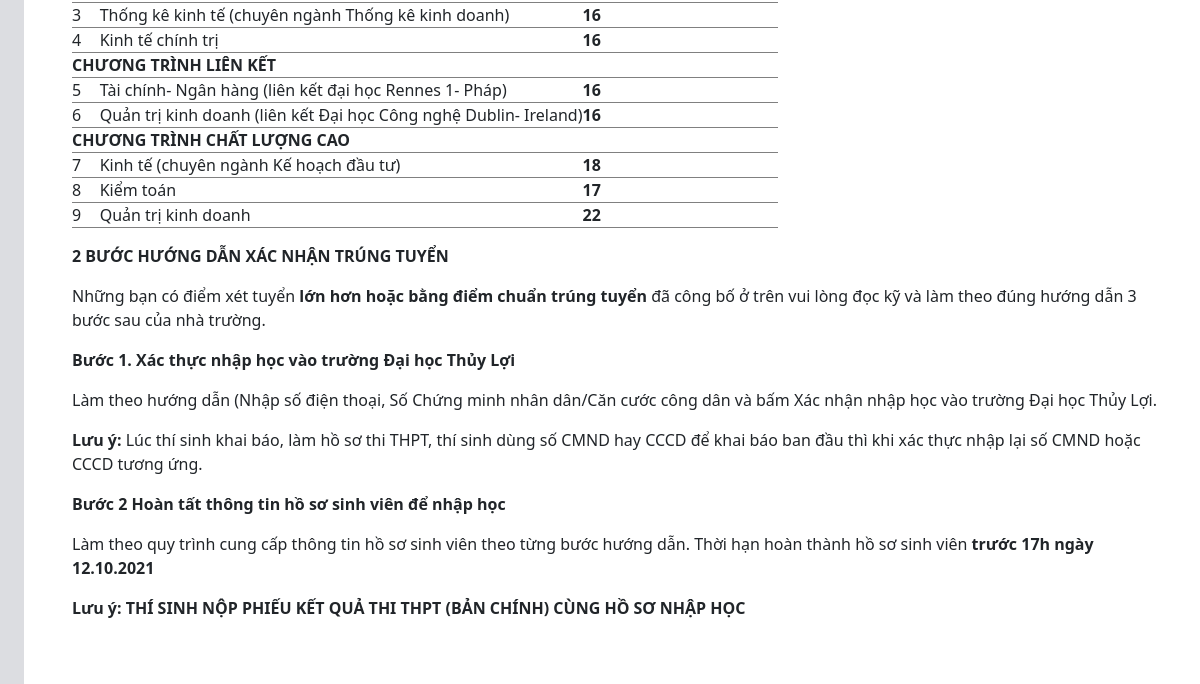
The page /Src/User/index1.php (lower part) on the database as committed earlier.
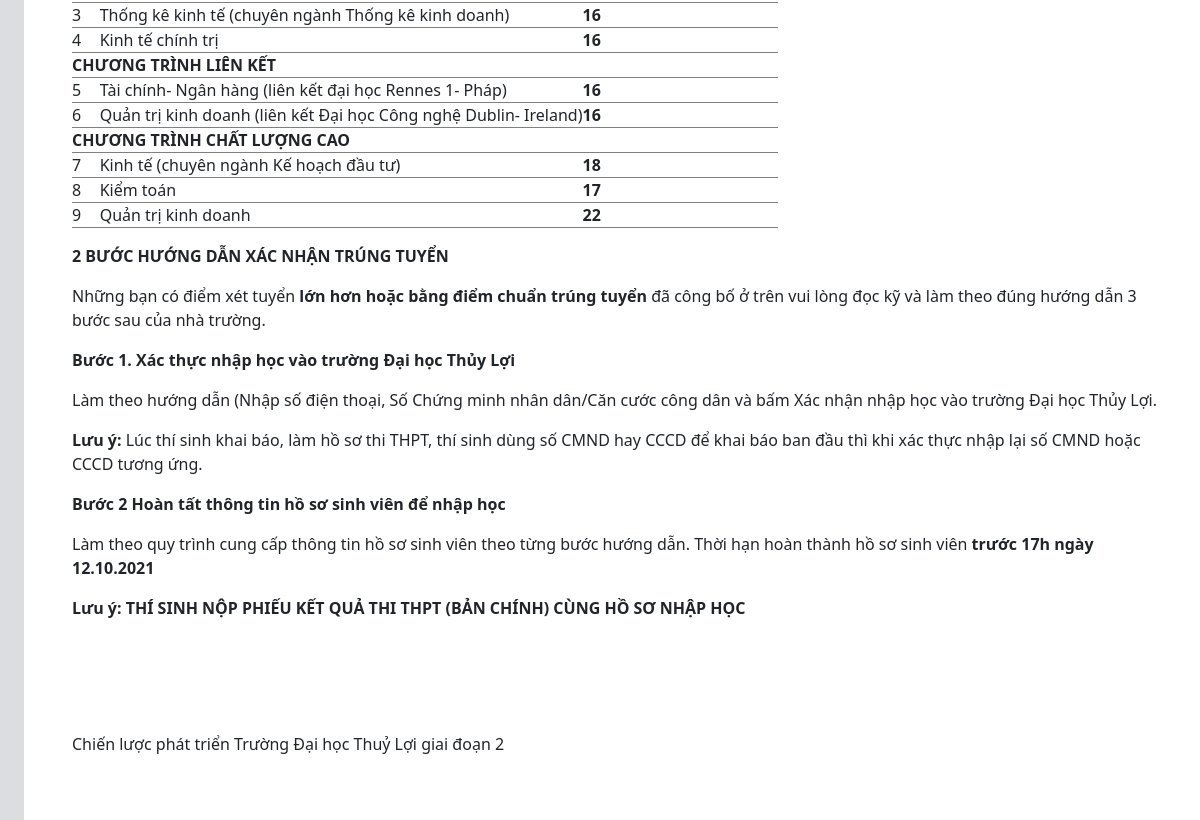
The same page on the database as committed later.
### tables this page shows
CREATE TABLE `posts` (
  `PostID` int(10) UNSIGNED NOT NULL,
  `Category` varchar(50) NOT NULL,
  `Title` varchar(255) NOT NULL,
  `Content` longtext NOT NULL,
  `CreatedAt` timestamp NOT NULL DEFAULT current_timestamp() ON UPDATE current_timestamp(),
  `Image` varchar(255) NOT NULL,
  `UserID` int(10) UNSIGNED NOT NULL
);

### Src/User/index1.php (the view, shortened to what this page needs)
<!DOCTYPE html>
<html lang="en">
<head>
    <link href="https://cdn.jsdelivr.net/npm/bootstrap@5.0.2/dist/css/bootstrap.min.css" rel="stylesheet">
    <link rel="stylesheet" href="https://cdnjs.cloudflare.com/ajax/libs/font-awesome/6.0.0-beta2/css/all.min.css" />
    <link rel="stylesheet" href="https://cdn.jsdelivr.net/npm/bootstrap-icons@1.3.0/font/bootstrap-icons.css">
    <link rel="stylesheet" href="../Css/style.css">
</head>
<body style="background-color:#dcdde1;">
    <?php
    include ('../config.php');
    $sql ="SELECT * FROM posts WHERE Category='Thông tin tuyển sinh'";
    $result = mysqli_query($conn,$sql);
    if(mysqli_num_rows($result) > 0){
        while($row = mysqli_fetch_assoc($result)){
            echo '<div class="mx-4 p-5 container-fluid"  style="background-color:#ffffff;margin-right:50%;">'.$row['Content'].'</div>';
        }
    }
    ?>
  </body>
</html>

Rows that differ between the two databases and show on the page:
added posts: Content "Chiến lược phát triển Trường Đại học Thuỷ Lợi giai đoạn 2"
